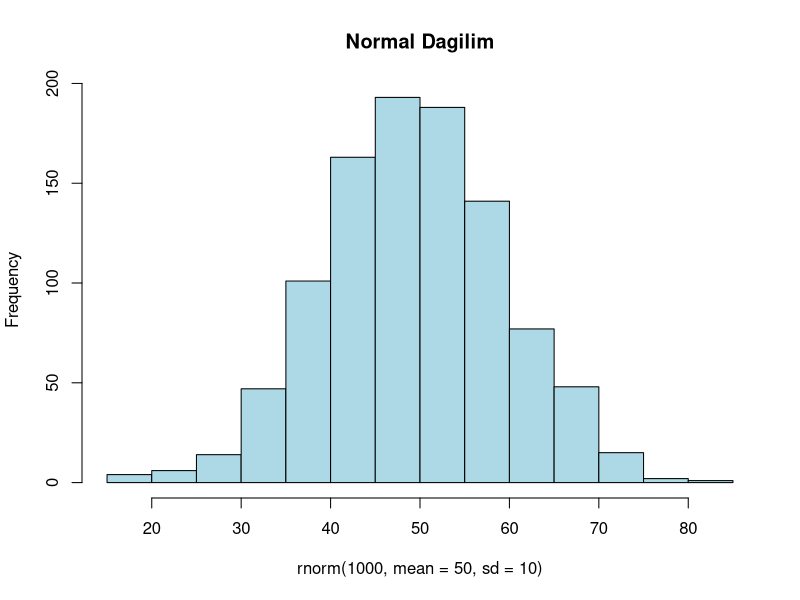

Here is the R script that generated this plot:
#Veri Olusturma: R programlama dilinde veri olusturma, genellikle vektorler, listeler, 
#matrisler, veri cerceveleri (data frames) veya faktorler kullanilarak yapilir.

#Vektor Olusturma
sayi <- c(1,2,3,4)
isim <- c("Yasemin", "Alya", "Burak")
dogru_mu <- c(TRUE, FALSE, FALSE)

#Matris Olusturma
matris <- matrix(1:9, nrow = 3, ncol = 3)

#Liste Olusturma
liste <- list(ad = "Tulin", yas = 21, ogrenci = TRUE)
print(liste)

#Veri Cercevesi (Data Frame) Olusturma
veri <- data.frame(
  isim = c("Yasemin", "Alya", "Burak"),
  yas = c(21, 22, 23),
  ogrenci = c(TRUE, FALSE, TRUE)
)
print(veri)

#Faktor Olusturma (Kategorik veri icin)
cinsiyet <- factor(c("Kadin", "Erkek", "Erkek", "Kadin"))
print(cinsiyet)

#Rastgele Veri Uretme
# 10 tane rastgele sayi ??ret(tekrarsiz) (1 ile 100 aras??nda)
rastgele_sayilar <- sample(1:100, 10)
print(rastgele_sayilar)
sample(1:10, 5, replace = TRUE)  # Ayni sayi birden fazla gelebilir.
# Normal dagilimli rastgele veriler
veri_norm <- rnorm(10, mean = 50, sd = 10)
print(veri_norm)
runif(5, min = 0, max = 1) #Esit olasilikla belirli bir aralikta sayilar uretir.

#Ornek: Say??lar?? Gorsellestirme
hist(rnorm(1000, mean = 50, sd = 10), col = "lightblue", main = "Normal Dagilim")
#Bu kod, 1000 tane normal dagilmis sayi ??retir ve histogram cizer.

